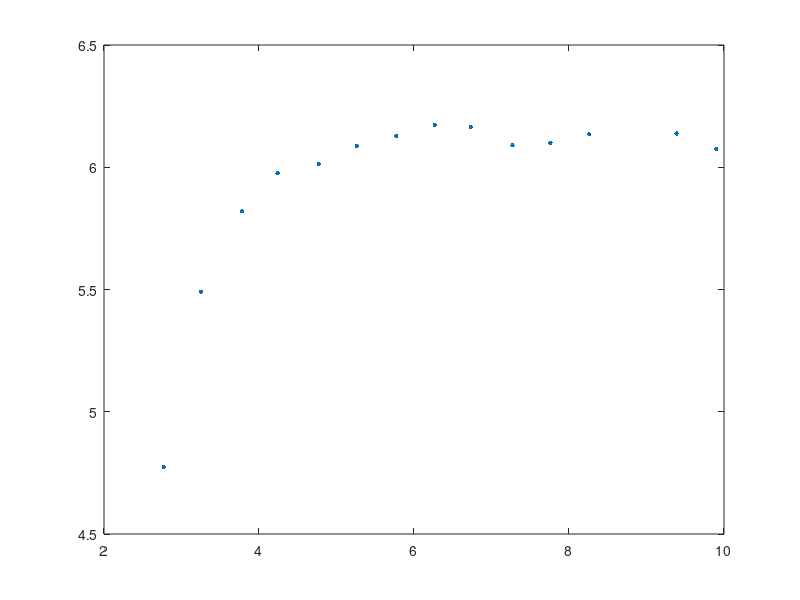

Here is the MATLAB script that generated this plot: (Note: this script raises an error after producing the figure.)
f=[4*ones(1,3) 3*ones(1,11)];
Us=[2.77 3.25 3.78 4.24 4.77 5.26 5.77 6.27 6.73 7.27 7.76 8.26 9.39 9.90];
U0=[1.4958 1.6613 1.9408 2.185 2.463 2.722 2.988 3.252 3.492 3.773 4.030 4.291 4.877 5.146];
U=[1.5433 1.7254 2.0198 2.276 2.566 2.837 3.115 3.391 3.641 3.932 4.200 4.473 5.084 5.362];
B=2.5*1.4366e-3;
Kh=(U-U0)/B;
Kh_Us=Kh./Us;
fid=fopen('table2_1.tex','w+');
fprintf(fid,'\\begin{tabular}{|c|c|c|c|}\n');
fprintf(fid,'\\hline\n');
fprintf(fid,'&$U_S$ [V] $\\pm$ 0.5\\%% V & $U_0$ [V] $\\pm$ $0.5\\%% +6\\times10^{-3}$ V &$U_0$ [V] $\\pm$ $0.5\\%% +6\\times10^{-3}$ V\\\\\n');
fprintf(fid,'\\hline\n');
for i=1:length(Us)
    fprintf(fid,['%d\t&\t%.2f\t&\t%.',num2str(f(i)),'f\t&\t%.',num2str(f(i)),'f\t\\\\\n'],i,Us(i),U0(i),U(i));
    fprintf(fid,'\\hline\n');
end
fprintf(fid,'\\end{tabular}\n');
fclose(fid);
u_Kh=sqrt((U0.*0.0005+6e-3).^2+(U.*0.0005+6e-3).^2)/B;
u_Kh_Us=sqrt((u_Kh./Us).^2+(0.0005./Us).^2);
fid=fopen('table2_2.tex','w+');
fprintf(fid,'\\begin{tabular}{|c|c|c|}\n');
fprintf(fid,'\\hline\n');
fprintf(fid,'& $K_H$ [V/T] & $K_H/U_S$ [1/T] \\\\\n');
fprintf(fid,'\\hline\n');
for i=1:length(Us)
    fprintf(fid,'%d\t&\t$%.3f\\pm%.3f$\t&\t$%.3f\\pm%.3f$\t\\\\\n',i,Kh(i),u_Kh(i),Kh_Us(i),u_Kh_Us(i));
    fprintf(fid,'\\hline\n');
end
fprintf(fid,'\\end{tabular}\n');
fclose(fid);
plot(Us,Kh_Us,'.','Markersize',10);
[f,u]=fit(Us',Kh_Us','exp2');
hold on;
plot(f);
xlabel('$$K_H/U_S$$','Interpreter','latex');
ylabel('$$U_S$$','Interpreter','latex');
legend('data','fitted curve','Location','Southeast');
%title(['$$K_h=' num2str(f.p1) '\pm' num2str(u.rmse) 'V/T$$'],'Interpreter','latex');
uncertainty(Us,Kh_Us,0.005,0,0,u_Kh_Us,'b');
hold off;
saveas(gcf,'fig1.eps');

